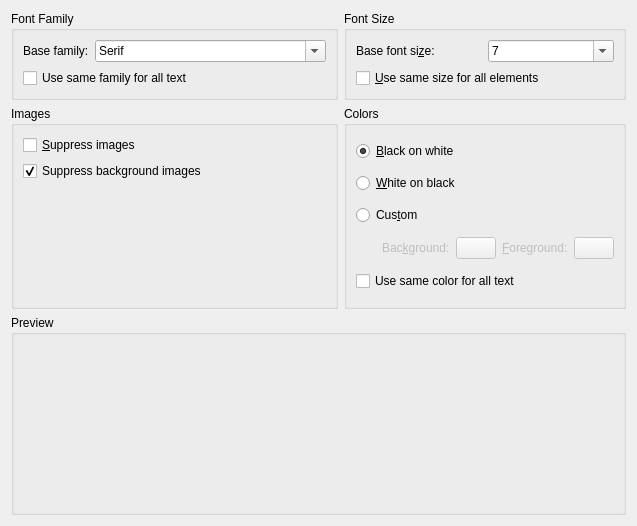
<ui version="4.0" >
 <class>CSSCustomDialog</class>
 <widget class="QWidget" name="CSSCustomDialog" >
  <property name="geometry" >
   <rect>
    <x>0</x>
    <y>0</y>
    <width>633</width>
    <height>526</height>
   </rect>
  </property>
  <property name="whatsThis" >
   <string>&lt;b>Stylesheets&lt;/b>&lt;p>See http://www.w3.org/Style/CSS for further information on cascading style sheets.&lt;/p></string>
  </property>
  <layout class="QVBoxLayout" >
   <item>
    <layout class="QGridLayout" name="gridLayout" >
     <item row="3" column="0" >
      <widget class="QGroupBox" name="GroupBox7" >
       <property name="whatsThis" >
        <string>&lt;b>Font family&lt;/b>&lt;p>A font family is a group of fonts that resemble one another, with family members that are e.g. bold, italic, or any number of the above.&lt;/p></string>
       </property>
       <property name="title" >
        <string>Font Family</string>
       </property>
       <layout class="QGridLayout" >
        <item row="0" column="0" >
         <widget class="QLabel" name="txtBaseFontFamily" >
          <property name="text" >
           <string>Base family:</string>
          </property>
         </widget>
        </item>
        <item row="0" column="1" >
         <widget class="QFontComboBox" name="fontFamily" >
          <property name="whatsThis" >
           <string>&lt;p>This is the currently selected font family&lt;/p></string>
          </property>
          <item>
           <property name="text" >
            <string>Sans Serif</string>
           </property>
          </item>
          <item>
           <property name="text" >
            <string>Serif</string>
           </property>
          </item>
          <item>
           <property name="text" >
            <string>Monospace</string>
           </property>
          </item>
          <item>
           <property name="text" >
            <string>Bitstream Charter</string>
           </property>
          </item>
          <item>
           <property name="text" >
            <string>Bitstream Vera Sans</string>
           </property>
          </item>
          <item>
           <property name="text" >
            <string>Bitstream Vera Sans Mono</string>
           </property>
          </item>
          <item>
           <property name="text" >
            <string>Bitstream Vera Serif</string>
           </property>
          </item>
          <item>
           <property name="text" >
            <string>Century Schoolbook L</string>
           </property>
          </item>
          <item>
           <property name="text" >
            <string>Courier 10 Pitch</string>
           </property>
          </item>
          <item>
           <property name="text" >
            <string>DejaVu Sans</string>
           </property>
          </item>
          <item>
           <property name="text" >
            <string>DejaVu Sans Mono</string>
           </property>
          </item>
          <item>
           <property name="text" >
            <string>DejaVu Serif</string>
           </property>
          </item>
          <item>
           <property name="text" >
            <string>Delphine</string>
           </property>
          </item>
          <item>
           <property name="text" >
            <string>Dingbats</string>
           </property>
          </item>
          <item>
           <property name="text" >
            <string>FreeMono</string>
           </property>
          </item>
          <item>
           <property name="text" >
            <string>FreeSans</string>
           </property>
          </item>
          <item>
           <property name="text" >
            <string>FreeSerif</string>
           </property>
          </item>
          <item>
           <property name="text" >
            <string>Liberation Mono</string>
           </property>
          </item>
          <item>
           <property name="text" >
            <string>Liberation Sans</string>
           </property>
          </item>
          <item>
           <property name="text" >
            <string>Liberation Serif</string>
           </property>
          </item>
          <item>
           <property name="text" >
            <string>Nimbus Mono L</string>
           </property>
          </item>
          <item>
           <property name="text" >
            <string>Nimbus Roman No9 L</string>
           </property>
          </item>
          <item>
           <property name="text" >
            <string>Nimbus Sans L</string>
           </property>
          </item>
          <item>
           <property name="text" >
            <string>OpenSymbol</string>
           </property>
          </item>
          <item>
           <property name="text" >
            <string>Standard Symbols L</string>
           </property>
          </item>
          <item>
           <property name="text" >
            <string>Steve</string>
           </property>
          </item>
          <item>
           <property name="text" >
            <string>Terminus</string>
           </property>
          </item>
          <item>
           <property name="text" >
            <string>URW Bookman L</string>
           </property>
          </item>
          <item>
           <property name="text" >
            <string>URW Chancery L</string>
           </property>
          </item>
          <item>
           <property name="text" >
            <string>URW Gothic L</string>
           </property>
          </item>
          <item>
           <property name="text" >
            <string>URW Palladio L</string>
           </property>
          </item>
          <item>
           <property name="text" >
            <string>Sans Serif</string>
           </property>
          </item>
          <item>
           <property name="text" >
            <string>Serif</string>
           </property>
          </item>
          <item>
           <property name="text" >
            <string>Monospace</string>
           </property>
          </item>
          <item>
           <property name="text" >
            <string>Bitstream Charter</string>
           </property>
          </item>
          <item>
           <property name="text" >
            <string>Bitstream Vera Sans</string>
           </property>
          </item>
          <item>
           <property name="text" >
            <string>Bitstream Vera Sans Mono</string>
           </property>
          </item>
          <item>
           <property name="text" >
            <string>Bitstream Vera Serif</string>
           </property>
          </item>
          <item>
           <property name="text" >
            <string>Century Schoolbook L</string>
           </property>
          </item>
          <item>
           <property name="text" >
            <string>Courier 10 Pitch</string>
           </property>
          </item>
          <item>
           <property name="text" >
            <string>DejaVu Sans</string>
           </property>
          </item>
          <item>
           <property name="text" >
            <string>DejaVu Sans Mono</string>
           </property>
          </item>
          <item>
           <property name="text" >
            <string>DejaVu Serif</string>
           </property>
          </item>
          <item>
           <property name="text" >
            <string>Delphine</string>
           </property>
          </item>
          <item>
           <property name="text" >
            <string>Dingbats</string>
           </property>
          </item>
          <item>
           <property name="text" >
            <string>FreeMono</string>
           </property>
          </item>
          <item>
           <property name="text" >
            <string>FreeSans</string>
           </property>
          </item>
          <item>
           <property name="text" >
            <string>FreeSerif</string>
           </property>
          </item>
          <item>
           <property name="text" >
            <string>Liberation Mono</string>
           </property>
          </item>
          <item>
           <property name="text" >
            <string>Liberation Sans</string>
           </property>
          </item>
          <item>
           <property name="text" >
            <string>Liberation Serif</string>
           </property>
          </item>
          <item>
           <property name="text" >
            <string>Nimbus Mono L</string>
           </property>
          </item>
          <item>
           <property name="text" >
            <string>Nimbus Roman No9 L</string>
           </property>
          </item>
          <item>
           <property name="text" >
            <string>Nimbus Sans L</string>
           </property>
          </item>
          <item>
           <property name="text" >
            <string>OpenSymbol</string>
           </property>
          </item>
          <item>
           <property name="text" >
            <string>Standard Symbols L</string>
           </property>
          </item>
          <item>
           <property name="text" >
            <string>Steve</string>
           </property>
          </item>
          <item>
           <property name="text" >
            <string>Terminus</string>
           </property>
          </item>
          <item>
           <property name="text" >
            <string>URW Bookman L</string>
           </property>
          </item>
          <item>
           <property name="text" >
            <string>URW Chancery L</string>
           </property>
          </item>
          <item>
           <property name="text" >
            <string>URW Gothic L</string>
           </property>
          </item>
          <item>
           <property name="text" >
            <string>URW Palladio L</string>
           </property>
          </item>
          <item>
           <property name="text" >
            <string>Sans Serif</string>
           </property>
          </item>
          <item>
           <property name="text" >
            <string>Serif</string>
           </property>
          </item>
          <item>
           <property name="text" >
            <string>Monospace</string>
           </property>
          </item>
          <item>
           <property name="text" >
            <string>Bitstream Charter</string>
           </property>
          </item>
          <item>
           <property name="text" >
            <string>Bitstream Vera Sans</string>
           </property>
          </item>
          <item>
           <property name="text" >
            <string>Bitstream Vera Sans Mono</string>
           </property>
          </item>
          <item>
           <property name="text" >
            <string>Bitstream Vera Serif</string>
           </property>
          </item>
          <item>
           <property name="text" >
            <string>Century Schoolbook L</string>
           </property>
          </item>
          <item>
           <property name="text" >
            <string>Courier 10 Pitch</string>
           </property>
          </item>
          <item>
           <property name="text" >
            <string>DejaVu Sans</string>
           </property>
          </item>
          <item>
           <property name="text" >
            <string>DejaVu Sans Mono</string>
           </property>
          </item>
          <item>
           <property name="text" >
            <string>DejaVu Serif</string>
           </property>
          </item>
          <item>
           <property name="text" >
            <string>Delphine</string>
           </property>
          </item>
          <item>
           <property name="text" >
            <string>Dingbats</string>
           </property>
          </item>
          <item>
           <property name="text" >
            <string>FreeMono</string>
           </property>
          </item>
          <item>
           <property name="text" >
            <string>FreeSans</string>
           </property>
          </item>
          <item>
           <property name="text" >
            <string>FreeSerif</string>
           </property>
          </item>
          <item>
           <property name="text" >
            <string>Liberation Mono</string>
           </property>
          </item>
          <item>
           <property name="text" >
            <string>Liberation Sans</string>
           </property>
          </item>
          <item>
           <property name="text" >
            <string>Liberation Serif</string>
           </property>
          </item>
          <item>
           <property name="text" >
            <string>Nimbus Mono L</string>
           </property>
          </item>
          <item>
           <property name="text" >
            <string>Nimbus Roman No9 L</string>
           </property>
          </item>
          <item>
           <property name="text" >
            <string>Nimbus Sans L</string>
           </property>
          </item>
          <item>
           <property name="text" >
            <string>OpenSymbol</string>
           </property>
          </item>
          <item>
           <property name="text" >
            <string>Standard Symbols L</string>
           </property>
          </item>
          <item>
           <property name="text" >
            <string>Steve</string>
           </property>
          </item>
          <item>
           <property name="text" >
            <string>Terminus</string>
           </property>
          </item>
          <item>
           <property name="text" >
            <string>URW Bookman L</string>
           </property>
          </item>
          <item>
           <property name="text" >
            <string>URW Chancery L</string>
           </property>
          </item>
          <item>
           <property name="text" >
            <string>URW Gothic L</string>
           </property>
          </item>
          <item>
           <property name="text" >
            <string>URW Palladio L</string>
           </property>
          </item>
         </widget>
        </item>
        <item row="1" column="0" colspan="2" >
         <widget class="QCheckBox" name="sameFamily" >
          <property name="whatsThis" >
           <string>&lt;b>Use same family for all text&lt;/b>&lt;p>Select this option to override custom fonts everywhere in favor of the base font.&lt;/p></string>
          </property>
          <property name="text" >
           <string>Use same family for all text</string>
          </property>
         </widget>
        </item>
       </layout>
      </widget>
     </item>
     <item row="3" column="1" >
      <widget class="QGroupBox" name="GroupBox3" >
       <property name="title" >
        <string>Font Size</string>
       </property>
       <layout class="QGridLayout" >
        <item row="0" column="0" >
         <widget class="QLabel" name="txtFontsize" >
          <property name="text" >
           <string>Base font si&amp;ze:</string>
          </property>
          <property name="wordWrap" >
           <bool>false</bool>
          </property>
          <property name="buddy" >
           <cstring>basefontsize</cstring>
          </property>
         </widget>
        </item>
        <item row="0" column="1" >
         <widget class="QComboBox" name="basefontsize" >
          <property name="editable" >
           <bool>true</bool>
          </property>
          <item>
           <property name="text" >
            <string>7</string>
           </property>
          </item>
          <item>
           <property name="text" >
            <string>8</string>
           </property>
          </item>
          <item>
           <property name="text" >
            <string>9</string>
           </property>
          </item>
          <item>
           <property name="text" >
            <string>10</string>
           </property>
          </item>
          <item>
           <property name="text" >
            <string>11</string>
           </property>
          </item>
          <item>
           <property name="text" >
            <string>12</string>
           </property>
          </item>
          <item>
           <property name="text" >
            <string>14</string>
           </property>
          </item>
          <item>
           <property name="text" >
            <string>16</string>
           </property>
          </item>
          <item>
           <property name="text" >
            <string>20</string>
           </property>
          </item>
          <item>
           <property name="text" >
            <string>24</string>
           </property>
          </item>
          <item>
           <property name="text" >
            <string>32</string>
           </property>
          </item>
          <item>
           <property name="text" >
            <string>48</string>
           </property>
          </item>
          <item>
           <property name="text" >
            <string>64</string>
           </property>
          </item>
         </widget>
        </item>
        <item row="1" column="0" colspan="2" >
         <widget class="QCheckBox" name="dontScale" >
          <property name="whatsThis" >
           <string>&lt;b>Use same size for all elements&lt;/b>&lt;p>Select this option to override custom font sizes in favor of the base font size. All fonts will be displayed in the same size.&lt;/p></string>
          </property>
          <property name="text" >
           <string>&amp;Use same size for all elements</string>
          </property>
         </widget>
        </item>
       </layout>
      </widget>
     </item>
     <item row="4" column="1" >
      <widget class="QGroupBox" name="ButtonGroup2" >
       <property name="title" >
        <string>Colors</string>
       </property>
       <layout class="QGridLayout" >
        <item row="3" column="0" >
         <spacer>
          <property name="orientation" >
           <enum>Qt::Horizontal</enum>
          </property>
          <property name="sizeType" >
           <enum>QSizePolicy::Fixed</enum>
          </property>
          <property name="sizeHint" stdset="0" >
           <size>
            <width>20</width>
            <height>20</height>
           </size>
          </property>
         </spacer>
        </item>
        <item row="0" column="0" colspan="5" >
         <widget class="QRadioButton" name="blackOnWhite" >
          <property name="whatsThis" >
           <string>&lt;b>Black on White&lt;/b>&lt;p>This is what you normally see.&lt;/p></string>
          </property>
          <property name="text" >
           <string>&amp;Black on white</string>
          </property>
          <property name="checked" >
           <bool>true</bool>
          </property>
         </widget>
        </item>
        <item row="1" column="0" colspan="5" >
         <widget class="QRadioButton" name="whiteOnBlack" >
          <property name="whatsThis" >
           <string>&lt;b>White on Black&lt;/b>&lt;p>This is your classic inverse color scheme.&lt;/p></string>
          </property>
          <property name="text" >
           <string>&amp;White on black</string>
          </property>
         </widget>
        </item>
        <item row="2" column="0" colspan="5" >
         <widget class="QRadioButton" name="customColor" >
          <property name="whatsThis" >
           <string>&lt;b>Custom&lt;/b>&lt;p>Select this option to define a custom color for the default font.&lt;/p></string>
          </property>
          <property name="text" >
           <string>Cus&amp;tom</string>
          </property>
         </widget>
        </item>
        <item row="3" column="1" >
         <widget class="QLabel" name="txtBackground" >
          <property name="enabled" >
           <bool>false</bool>
          </property>
          <property name="whatsThis" >
           <string>&lt;b>Background&lt;/b>&lt;p>This background color is the one displayed behind the text by default. A background image will override this.&lt;/p></string>
          </property>
          <property name="text" >
           <string>Bac&amp;kground:</string>
          </property>
          <property name="wordWrap" >
           <bool>false</bool>
          </property>
          <property name="buddy" >
           <cstring>backgroundColorButton</cstring>
          </property>
         </widget>
        </item>
        <item row="3" column="2" >
         <widget class="KColorButton" name="backgroundColorButton" >
          <property name="enabled" >
           <bool>false</bool>
          </property>
          <property name="whatsThis" >
           <string>&lt;b>Background&lt;/b>&lt;p>Behind this door lays the ability to choose a custom default background.&lt;/p></string>
          </property>
          <property name="text" >
           <string/>
          </property>
         </widget>
        </item>
        <item row="4" column="0" colspan="5" >
         <widget class="QCheckBox" name="sameColor" >
          <property name="whatsThis" >
           <string>&lt;b>Use same color for all text&lt;/b>&lt;p>Select this option to apply your chosen color to the default font as well as any custom fonts as specified in a stylesheet.&lt;/p></string>
          </property>
          <property name="text" >
           <string>Use same color for all text</string>
          </property>
         </widget>
        </item>
        <item row="3" column="3" >
         <widget class="QLabel" name="txtForeground" >
          <property name="enabled" >
           <bool>false</bool>
          </property>
          <property name="whatsThis" >
           <string>&lt;b>Foreground color&lt;/b>&lt;p>The foreground color is the color that the text is drawn in.&lt;/p></string>
          </property>
          <property name="text" >
           <string>&amp;Foreground:</string>
          </property>
          <property name="wordWrap" >
           <bool>false</bool>
          </property>
          <property name="buddy" >
           <cstring>foregroundColorButton</cstring>
          </property>
         </widget>
        </item>
        <item row="3" column="4" >
         <widget class="KColorButton" name="foregroundColorButton" >
          <property name="enabled" >
           <bool>false</bool>
          </property>
          <property name="whatsThis" >
           <string>&lt;b>Foreground color&lt;/b>&lt;p>The foreground color is the color that the text is drawn in.&lt;/p></string>
          </property>
          <property name="text" >
           <string/>
          </property>
         </widget>
        </item>
       </layout>
      </widget>
     </item>
     <item row="4" column="0" >
      <widget class="QGroupBox" name="GroupBox3_2" >
       <property name="whatsThis" >
        <string>&lt;b>Images&lt;/b></string>
       </property>
       <property name="title" >
        <string>Images</string>
       </property>
       <layout class="QGridLayout" >
        <item row="0" column="0" >
         <widget class="QCheckBox" name="hideImages" >
          <property name="whatsThis" >
           <string>&lt;b>Suppress images&lt;/b>&lt;p>Selecting this will prevent Konqueror from loading images.&lt;/p></string>
          </property>
          <property name="text" >
           <string>&amp;Suppress images</string>
          </property>
         </widget>
        </item>
        <item row="1" column="0" >
         <widget class="QCheckBox" name="hideBackground" >
          <property name="whatsThis" >
           <string>&lt;b>Suppress background images&lt;/b>&lt;p>Selecting this option will prevent Konqueror from loading background images.&lt;/p></string>
          </property>
          <property name="text" >
           <string>Suppress background images</string>
          </property>
          <property name="checked" >
           <bool>true</bool>
          </property>
         </widget>
        </item>
        <item row="2" column="0" >
         <spacer name="verticalSpacer" >
          <property name="orientation" >
           <enum>Qt::Vertical</enum>
          </property>
          <property name="sizeHint" stdset="0" >
           <size>
            <width>20</width>
            <height>40</height>
           </size>
          </property>
         </spacer>
        </item>
       </layout>
      </widget>
     </item>
     <item row="5" column="0" colspan="2" >
      <widget class="QGroupBox" name="previewBox" >
       <property name="minimumSize" >
        <size>
         <width>0</width>
         <height>200</height>
        </size>
       </property>
       <property name="title" >
        <string>Preview</string>
       </property>
      </widget>
     </item>
    </layout>
   </item>
   <item>
    <layout class="QHBoxLayout" />
   </item>
   <item>
    <layout class="QHBoxLayout" />
   </item>
  </layout>
 </widget>
 <customwidgets>
  <customwidget>
   <class>KColorButton</class>
   <extends>QPushButton</extends>
   <header>kcolorbutton.h</header>
  </customwidget>
 </customwidgets>
 <tabstops>
  <tabstop>sameFamily</tabstop>
  <tabstop>basefontsize</tabstop>
  <tabstop>dontScale</tabstop>
  <tabstop>blackOnWhite</tabstop>
  <tabstop>backgroundColorButton</tabstop>
  <tabstop>sameColor</tabstop>
  <tabstop>hideImages</tabstop>
  <tabstop>hideBackground</tabstop>
 </tabstops>
 <includes>
  <include location="global" >kcolorbutton.h</include>
 </includes>
 <resources/>
 <connections>
  <connection>
   <sender>customColor</sender>
   <signal>toggled(bool)</signal>
   <receiver>backgroundColorButton</receiver>
   <slot>setEnabled(bool)</slot>
   <hints>
    <hint type="sourcelabel" >
     <x>339</x>
     <y>202</y>
    </hint>
    <hint type="destinationlabel" >
     <x>420</x>
     <y>227</y>
    </hint>
   </hints>
  </connection>
  <connection>
   <sender>customColor</sender>
   <signal>toggled(bool)</signal>
   <receiver>foregroundColorButton</receiver>
   <slot>setEnabled(bool)</slot>
   <hints>
    <hint type="sourcelabel" >
     <x>318</x>
     <y>205</y>
    </hint>
    <hint type="destinationlabel" >
     <x>416</x>
     <y>257</y>
    </hint>
   </hints>
  </connection>
  <connection>
   <sender>customColor</sender>
   <signal>toggled(bool)</signal>
   <receiver>txtBackground</receiver>
   <slot>setEnabled(bool)</slot>
   <hints>
    <hint type="sourcelabel" >
     <x>377</x>
     <y>203</y>
    </hint>
    <hint type="destinationlabel" >
     <x>355</x>
     <y>237</y>
    </hint>
   </hints>
  </connection>
  <connection>
   <sender>customColor</sender>
   <signal>toggled(bool)</signal>
   <receiver>txtForeground</receiver>
   <slot>setEnabled(bool)</slot>
   <hints>
    <hint type="sourcelabel" >
     <x>390</x>
     <y>200</y>
    </hint>
    <hint type="destinationlabel" >
     <x>368</x>
     <y>256</y>
    </hint>
   </hints>
  </connection>
 </connections>
</ui>
